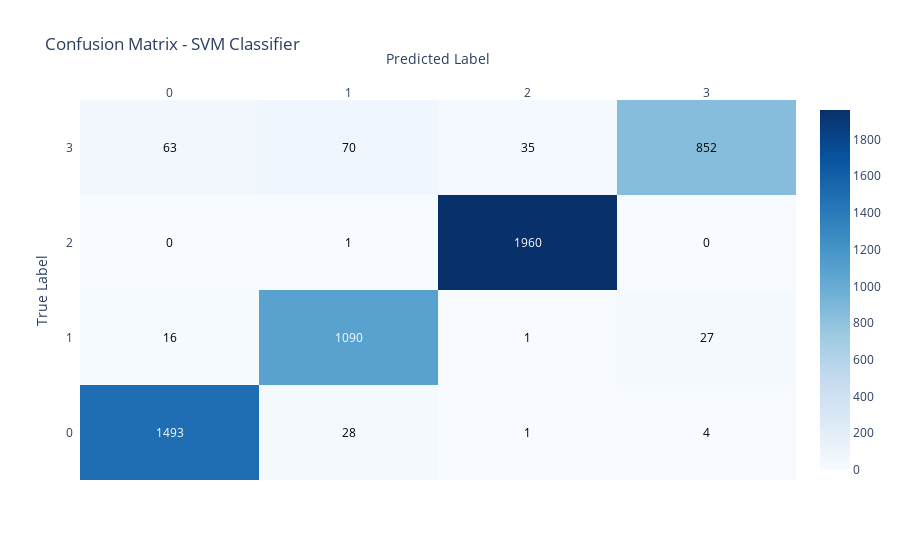

Notebook code cell kept with this figure:
### Markdown cell above
### Confusion Matrix with Plotly

### Code cell
from sklearn.metrics import confusion_matrix
import plotly.figure_factory as ff
import pandas as pd

cm = confusion_matrix(y_test, y_pred)
cm_df = pd.DataFrame(cm, index=sorted(y.unique()), columns=sorted(y.unique()))

fig = ff.create_annotated_heatmap(
    z=cm_df.values,
    x=cm_df.columns.tolist(),
    y=cm_df.index.tolist(),
    colorscale='Blues',
    annotation_text=cm_df.values.astype(str),
    showscale=True
)

fig.update_layout(
    title='Confusion Matrix - SVM Classifier',
    xaxis_title='Predicted Label',
    yaxis_title='True Label'
)
fig.show()

### Figure 1 — Plotly figure (JSON) as saved in the notebook; plotly's stock layout.template omitted (floating-point values rounded to 4 significant figures)
{"data": [{"colorscale": [[0, "rgb(247,251,255)"], [0.125, "rgb(222,235,247)"], [0.25, "rgb(198,219,239)"], [0.375, "rgb(158,202,225)"], [0.5, "rgb(107,174,214)"], [0.625, "rgb(66,146,198)"], [0.75, "rgb(33,113,181)"], [0.875, "rgb(8,81,156)"], [1, "rgb(8,48,107)"]], "reversescale": false, "showscale": true, "type": "heatmap", "x": [0, 1, 2, 3], "y": [0, 1, 2, 3], "z": [[1493, 28, 1, 4], [16, 1090, 1, 27], [0, 1, 1960, 0], [63, 70, 35, 852]]}], "layout": {"annotations": [{"font": {"color": "#FFFFFF"}, "showarrow": false, "text": "1493", "x": 0, "xref": "x", "y": 0, "yref": "y"}, {"font": {"color": "#000000"}, "showarrow": false, "text": "28", "x": 1, "xref": "x", "y": 0, "yref": "y"}, {"font": {"color": "#000000"}, "showarrow": false, "text": "1", "x": 2, "xref": "x", "y": 0, "yref": "y"}, {"font": {"color": "#000000"}, "showarrow": false, "text": "4", "x": 3, "xref": "x", "y": 0, "yref": "y"}, {"font": {"color": "#000000"}, "showarrow": false, "text": "16", "x": 0, "xref": "x", "y": 1, "yref": "y"}, {"font": {"color": "#FFFFFF"}, "showarrow": false, "text": "1090", "x": 1, "xref": "x", "y": 1, "yref": "y"}, {"font": {"color": "#000000"}, "showarrow": false, "text": "1", "x": 2, "xref": "x", "y": 1, "yref": "y"}, {"font": {"color": "#000000"}, "showarrow": false, "text": "27", "x": 3, "xref": "x", "y": 1, "yref": "y"}, {"font": {"color": "#000000"}, "showarrow": false, "text": "0", "x": 0, "xref": "x", "y": 2, "yref": "y"}, {"font": {"color": "#000000"}, "showarrow": false, "text": "1", "x": 1, "xref": "x", "y": 2, "yref": "y"}, {"font": {"color": "#FFFFFF"}, "showarrow": false, "text": "1960", "x": 2, "xref": "x", "y": 2, "yref": "y"}, {"font": {"color": "#000000"}, "showarrow": false, "text": "0", "x": 3, "xref": "x", "y": 2, "yref": "y"}, {"font": {"color": "#000000"}, "showarrow": false, "text": "63", "x": 0, "xref": "x", "y": 3, "yref": "y"}, {"font": {"color": "#000000"}, "showarrow": false, "text": "70", "x": 1, "xref": "x", "y": 3, "yref": "y"}, {"font": {"color": "#000000"}, "showarrow": false, "text": "35", "x": 2, "xref": "x", "y": 3, "yref": "y"}, {"font": {"color": "#000000"}, "showarrow": false, "text": "852", "x": 3, "xref": "x", "y": 3, "yref": "y"}], "title": {"text": "Confusion Matrix - SVM Classifier"}, "xaxis": {"dtick": 1, "gridcolor": "rgb(0, 0, 0)", "side": "top", "ticks": "", "title": {"text": "Predicted Label"}}, "yaxis": {"dtick": 1, "ticks": "", "ticksuffix": "  ", "title": {"text": "True Label"}}}}
